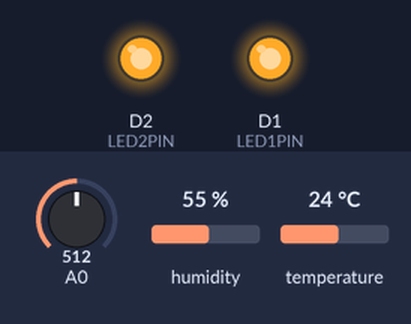
Simulated run of this sketch. Board: ESP8266 (NodeMCU). Shown: output pins drawn as LEDs (lit = HIGH). The inputs (shaded band) are chosen by the test bench; at power-on: temperature 24 °C, A0 = 512, humidity 55 %. WiFi joins after 1.5 s; servers stay silent unless stated; uploads are accepted with an empty reply; what the sketch prints to the serial monitor is not drawn.

Above: at 2.7 s.
2.8 s: temperature set to 22 °C
6.0 s: temperature set to 19 °C
At 9.0 s:
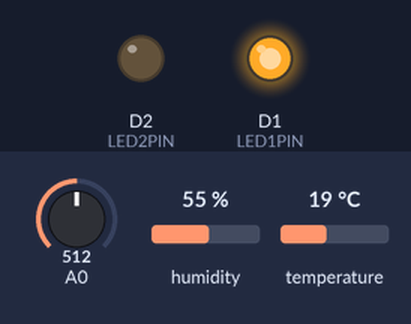
9.3 s: temperature set to 28 °C
At 11.4 s:
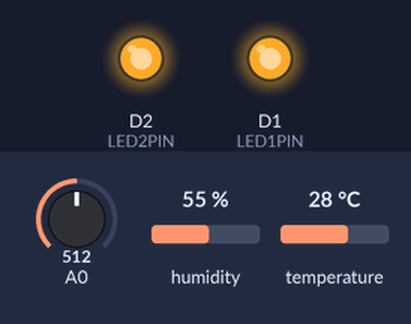
12.4 s: A0 set to 487
At 14.7 s:
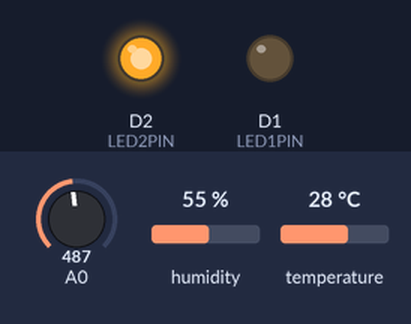
15.4 s: A0 set to 510
At 18.1 s:
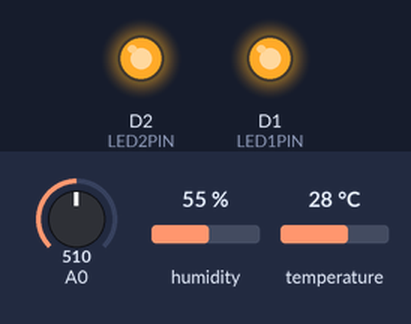
Timing chart, 0 to 19.4 s (numbered marks = the images above; inputs shaded):
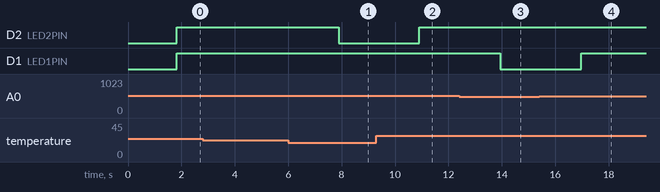

The sketch:

DHT11_LDR_THINGspek_final_copy_20240808162808.ino
```cpp
#include <ESP8266WiFi.h>
#include <ThingSpeak.h>
#include <DHT.h>
#include<ESP8266WebServer.h>
#include<ESP8266HTTPClient.h>
#define DHTPIN D4     // DHT11 data pin
#define DHTTYPE DHT11 // DHT 11
//#define LED_PIN D2   // LED pin
//#define LED1_PIN D3   // LED pin
#define LED1PIN D1  // Pin where LED 1 is connected
#define LED2PIN D2  // Pin where LED 2 is connected


const char* ssid = "KRANTI";  // Replace with your network SSID
const char* password = "12345678";  // Replace with your network password

unsigned long myChannelNumber = 2578684;  // Replace with your ThingSpeak channel number
const char* myWriteAPIKey = "O4VI3R9SQQGVXJ6I";  // Replace with your ThingSpeak write API key

WiFiClient client;
DHT dht(DHTPIN, DHTTYPE);

float ldrValue,t,h;
String myStatus = "";


void setup() {
  Serial.begin(115200);
  WiFi.begin(ssid, password);

  while (WiFi.status() != WL_CONNECTED) {
    delay(500);
    Serial.print(".");
  }
  Serial.println("WiFi connected");

  ThingSpeak.begin(client);

  dht.begin();

  pinMode(LED1PIN, OUTPUT);
  digitalWrite(LED1PIN, LOW);
  pinMode(LED2PIN, OUTPUT);
  digitalWrite(LED2PIN, LOW);  // Ensure LED is off initially
}

void loop() {
  float h = dht.readHumidity();
  float t = dht.readTemperature();
  int ldrValue = analogRead(A0);

  if (isnan(h) || isnan(t)) {
    Serial.println("Failed to read from DHT sensor!");
    return;
  }


 // Serial.println("ldrrd =" + String(ldrrd));
  Serial.print("humidity: "); Serial.print(h);
  Serial.print(" %\ttemperature: "); Serial.print(t);
  Serial.print(" *C\tldrrd: "); Serial.println(ldrValue);

  // Send data to ThingSpeak
  ThingSpeak.setField(1, t);
  ThingSpeak.setField(2, h);
  ThingSpeak.setField(3, ldrValue);

  int x = ThingSpeak.writeFields(myChannelNumber, myWriteAPIKey);

  if(x == 200){
    Serial.println("Channel update successful.");
  } else {
    Serial.println("Problem updating channel. HTTP error code " + String(x));
  }

  // Control LED based on LDR value
  if (ldrValue >500) {  // Adjust the threshold value as needed
    digitalWrite(LED1PIN, HIGH); // Turn LED on
  } else {
    digitalWrite(LED1PIN, LOW);
    }// Turn LED off
    // Control LED based on LDR value
  if (t>20.5) {  // Adjust the threshold value as needed
    digitalWrite(LED2PIN, HIGH); // Turn LED on
  } else {
    digitalWrite(LED2PIN, LOW);  // Turn LED off
  }

  String body = "{\"temperature\": "+String(t)+",\"humidity\": "+String(h)+",\"ldrrd\": "+String(ldrValue)+"}";
  Serial.println("JSON object" + body);
  WiFiClient client;
  HTTPClient httpclient;

  httpclient.begin(client,"http://192.168.176.82:3000/readingdata");
  httpclient.addHeader("Content-type","application/JSON");

  int status=httpclient.POST(body);

  Serial.println("Status:" +String(status));


  delay(1000);  // Wait for 20 seconds to update ThingSpeak
}
```

Measured:
- the behaviour switches between 21 and 20 °C on temperature (found by bisection; images 0 and 1)
- the behaviour switches between 501 and 500 on A0 (found by bisection; images 2 and 3)
- after the input at 2.8 s, every drawn part: stays the same
- after the input at 6.0 s, D2 (LED2PIN): HIGH → LOW after 1.9 s
- after the input at 9.3 s, D2 (LED2PIN): LOW → HIGH after 1.6 s
- after the input at 12.4 s, D1 (LED1PIN): HIGH → LOW after 1.5 s
- after the input at 15.4 s, D1 (LED1PIN): LOW → HIGH after 1.6 s
